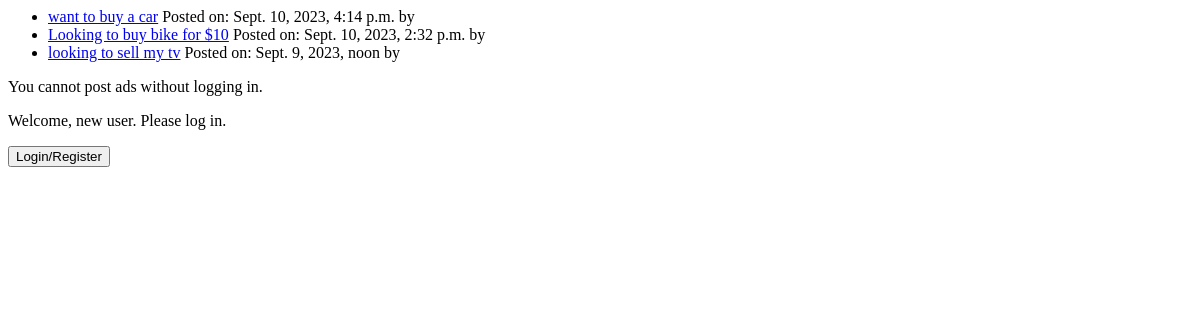
Before: /classified_ads/ with the older database file.
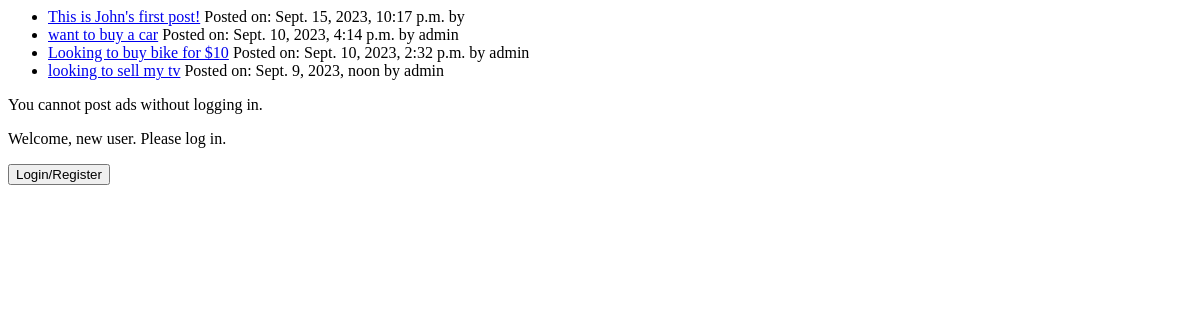
After: the same page with the newer database file.
### classified_ads/models.py (models this page shows, shortened)
class Postable(models.Model):
    text = models.CharField(max_length=1000)
    date_posted = models.DateTimeField()
    user = models.ForeignKey(
        auth_models.User, on_delete=models.SET_NULL, null=True)
    class Meta:
        abstract = True

class Ad(Postable):
    BUY = "Buy"
    SELL = "Sell"
    ad_type_choices = [
        (BUY, "Buy"),
        (SELL, "Sell")
    ]
    ad_type = models.CharField(
        max_length=4, choices=ad_type_choices)

### classified_ads/views.py (the view)
# urls.py: path('', views.IndexView.as_view(), name="index"),
class IndexView(generic.ListView):
    template_name = 'classified_ads/index.html'
    context_object_name = 'latest_ads_list'
    def get_queryset(self):
        return Ad.objects.order_by("-date_posted")[:10]

### classified_ads/templates/classified_ads/index.html (shortened to what this page needs)
{% if latest_ads_list %}
<ul>
  {% for ad in latest_ads_list %}
  <li><a href="{% url 'classified_ads:detail' ad.id %}">{{ ad.text }}</a>
    Posted on: {{ ad.date_posted }} by {{ ad.user.username }}</li>
  {% endfor %}
</ul>
{% else %}
<p>No ads have been posted.</p>
{% endif %}
{% if user.is_authenticated %}
<form action="{% url 'classified_ads:post'%}" method="post">
  {% csrf_token %}
  <select name="ad_type" id="ad_type">
    {# I would like to get ad_types from models in the future instead of hardcoding
    for correctness #}
    <option value="Buy">Buy</option>
    <option value="Sell">Sell</option>
  </select>
  <br>
  <label for="post">Post:</label><br>
  <input type="text" id="post" name="post"><br>
  <br>
  <input type="submit" value="Post ad">
</form>
{% else %}
You cannot post ads without logging in.
{% endif %}
{% if user.is_authenticated %}
<p>Welcome, {{ user.username }}. Thanks for logging in.</p>
{% else %}
<p>Welcome, new user. Please log in.</p>
{% endif %}
<form action="{% url 'classified_ads:login_register'%}">
  <input type="submit" value="Login/Register">
</form>

Changed rows visible on the page:
added Ad: text "This is John's first post!", date_posted "Sept. 15, 2023, 10:17 p.m."
changed Ad "want to buy a car": user.username (not shown) → "admin"
changed Ad "Looking to buy bike for $10": user.username (not shown) → "admin"
changed Ad "looking to sell my tv": user.username (not shown) → "admin"
